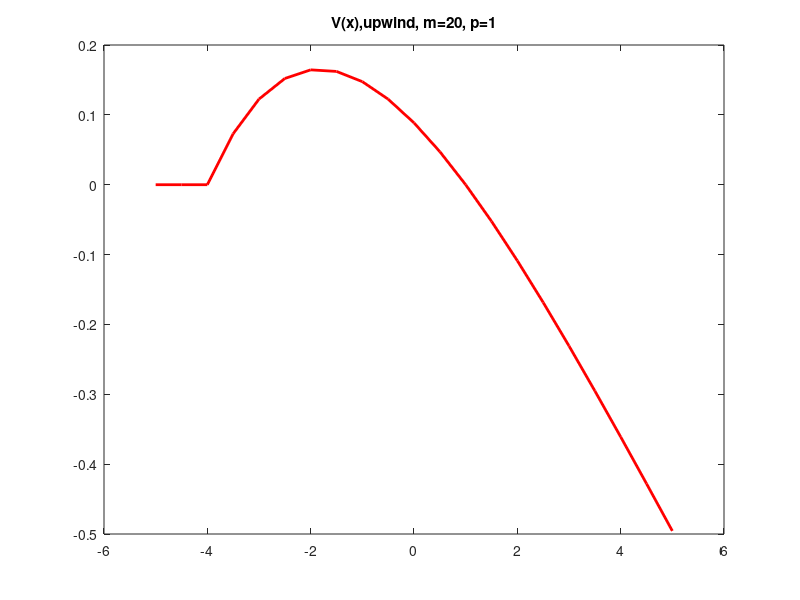

Write MATLAB code to recreate this figure. (Note: this script raises an error after producing the figure.)
clc;
clear all;
close all;
%% initiation
P=[1,2,3];
for p_index =1:length(P)
    p=P(p_index);
    M=[20,40,80,160];
    % M=100;
    Ehlax=zeros(length(M),1);
    Ehupwind=zeros(length(M),1);
    hlist=zeros(length(M),1);
    ratelax=zeros(length(M-1),1);
    rateupwind=zeros(length(M-1),1);
    for m_index=1:length(M)
        m=M(m_index);
        h = 10.0 / m; %dx
        hlist(m_index)=h;
        n = 1.5*m;
        k = 1.0 / n; %dt
        a = 1.0;
        lambda = k./h;
        lambda

        v = zeros ( m+1,n+1 );
        x = linspace ( -5.0, 5.0, m+1 );

        t = linspace ( 0.0, 1.0, n+1 );
        for z=1:(n+1)
            v(1,z)=0;
        end
        for i=1:(m+1)
            v(i,1) = ((x(i)+5)./10).^p .*(exp(-0.2*x(i))-1);
        end
    %     v(m,1) = ((x(m)+5)./10).^p .*(exp(-0.2*x(m))-1);
        vexact=zeros(m+1,n+1);
        for j=1:(n+1)
            for i=1:(m+1)
                if x(i)-t(j)>=-5
                    vexact(i,j)=((x(i)-t(j)+5)./10).^p .*(exp(-(x(i)-t(j))./5)-1);
                end
            end
        end
        u=vexact(:,n+1);
        figure;
        plot(x,u,'r','LineWidth',2);
        s=sprintf('V(x),upwind, m=%d, p=%d',m,p);
        title (s);
        hold on;
        v1=lax_wendroff(n,m,lambda,v,x,t,p);
        Eh_lax=max(abs(v1-u));
        Ehlax(m_index)=Eh_lax;
    %     v2=upwind(n,m,lambda,v,x,t,p);
    %     Eh_up=max(abs(v2-u));
    %     Ehupwind(m_index)=Eh_up;

    end
    %%
    for k=2:length(M)
        ratelax(k-1)=rate(Ehlax(k),Ehlax(k-1),hlist(k),hlist(k-1));
        rateupwind(k-1)=rate(Ehupwind(k),Ehupwind(k-1),hlist(k),hlist(k-1));
    end
    rateupwind
    ratelax
    figure();
    plot(log(hlist),log(Ehlax),'r-*');
%     loglog(log(hlist),log(Ehlax),'r-*');
    xlabel ( 'log h' );
    ylabel ( 'log Eh');
    s=sprintf('lax wendroff numberical errors, p=%d', p);
    title (s);

    LinearModel.fit(log(hlist), log(Ehlax))

    % figure;
    % % plot(log(hlist),log(Ehlist),'r-*');
    % loglog(log(hlist),log(Ehupwind),'r-*');
    % xlabel ( 'log h' );
    % ylabel ( 'log Eh');
%     s=sprintf('upwind numberical errors, p=%d', p);
%     title (s);
end
%% LAX-WENDROFF method
function v1 = lax_wendroff (n,m,lambda,v,x,t,p)
for j=1:n
    for i=2:m
     v(i,j+1)=v(i,j)+1/2.*lambda.^2*(v(i+1,j)-2*v(i,j)+v(i-1,j))-lambda/2*(v(i+1,j)-v(i-1,j));
%      v(i,j+1)=(lambda*(1+lambda)./2)*v(i-1,j)+(1-lambda.^2)*v(i,j)-1/2*lambda*(1-lambda)*v(i+1,j);
    end
    i=m+1;
    v0=((x(i)+10.0 / m-t(j)+5)./10).^p .*(exp(-(x(i)+10.0 / m-t(j))./5)-1);
    v(i,j+1)=v(i,j)+1/2.*lambda.^2*(v0-2*v(i,j)+v(i-1,j))-lambda/2*(v0-v(i-1,j));
end
V=v(1:(m+1),n+1);
plot(x,V,'b*','LineWidth',2);
% hold off;
xlabel ( '<--X-->' );
ylabel ( '<--V-->');
s=sprintf('V(x),lax-wendroff, m=%d, p=%d',m,p);
title (s);

% filename = 'lax_wendroff_case1.png';
% %print ( '-dpng', filename );
% fprintf ( 1, '\n' );
% fprintf ( 1, '  Saving plot as "%s".\n', filename );
v1=V;
return
end

function v2=upwind(n,m,lambda,v,x,t,p)
for j=1:n
    for i=2:(m+1)
     v(i,j+1)=(1-lambda).*v(i,j)+lambda.*v(i-1,j);
    end
end
V=v(1:(m+1),n+1);
plot(x,V','--bs','LineWidth',2)
hold off;
xlabel ( '<--X-->' );
ylabel ( '<--V-->');
s=sprintf('V(x),upwind, m=%d, p=%d',m,p);
title (s);

% filename = 'upwind_case1.png';
% %print ( '-dpng', filename );
% fprintf ( 1, '\n' );
% fprintf ( 1, '  Saving plot as "%s".\n', filename );
v2=V;
return
end


function [slope]=rate(e1,e2,h1,h2)
slope=(log(e1)-log(e2))/(log(h1)-log(h2));
end
